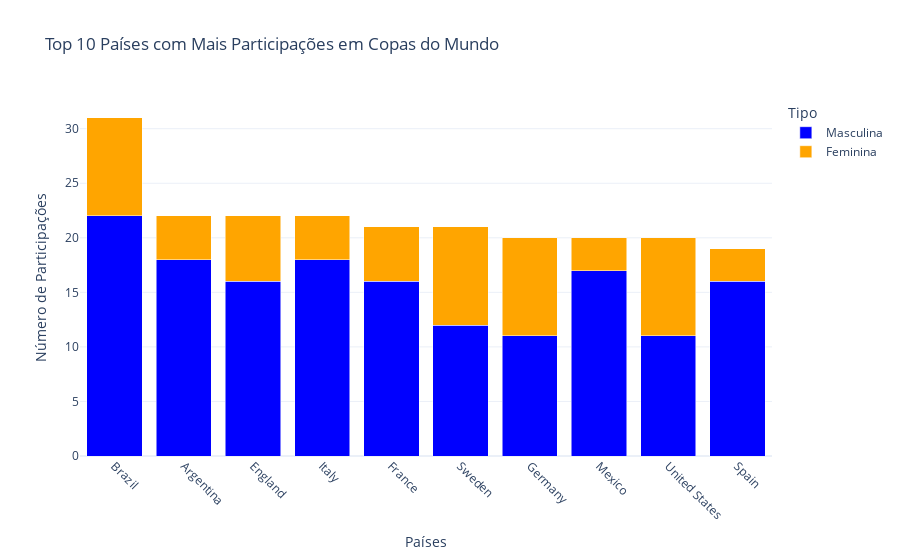

This figure's notebook cell:
### Code cell
#### solução com plotly
fig = px.bar(
    participacoes_top10_reset,
    x="país",
    y=["Masculina", "Feminina"],
    title="Top 10 Países com Mais Participações em Copas do Mundo",
    labels={"value": "Número de Participações", "país": "Países"},
    color_discrete_map={"Masculina": "blue", "Feminina": "orange"},
)
fig.update_layout(
    barmode="stack",
    xaxis_title="Países",
    yaxis_title="Número de Participações",
    legend_title="Tipo",
    xaxis_tickangle=45,
    template="plotly_white",
)
fig.show()

### Figure 1 — Plotly figure (JSON) as saved in the notebook; plotly's stock layout.template omitted (floating-point values rounded to 4 significant figures)
{"data": [{"alignmentgroup": "True", "hovertemplate": "variable=Masculina<br>Países=%{x}<br>Número de Participações=%{y}<extra></extra>", "legendgroup": "Masculina", "marker": {"color": "blue", "pattern": {"shape": ""}}, "name": "Masculina", "offsetgroup": "Masculina", "orientation": "v", "showlegend": true, "textposition": "auto", "type": "bar", "x": ["Brazil", "Argentina", "England", "Italy", "France", "Sweden", "Germany", "Mexico", "United States", "Spain"], "xaxis": "x", "y": [22, 18, 16, 18, 16, 12, 11, 17, 11, 16], "yaxis": "y"}, {"alignmentgroup": "True", "hovertemplate": "variable=Feminina<br>Países=%{x}<br>Número de Participações=%{y}<extra></extra>", "legendgroup": "Feminina", "marker": {"color": "orange", "pattern": {"shape": ""}}, "name": "Feminina", "offsetgroup": "Feminina", "orientation": "v", "showlegend": true, "textposition": "auto", "type": "bar", "x": ["Brazil", "Argentina", "England", "Italy", "France", "Sweden", "Germany", "Mexico", "United States", "Spain"], "xaxis": "x", "y": [9, 4, 6, 4, 5, 9, 9, 3, 9, 3], "yaxis": "y"}], "layout": {"barmode": "stack", "legend": {"title": {"text": "Tipo"}, "tracegroupgap": 0}, "title": {"text": "Top 10 Países com Mais Participações em Copas do Mundo"}, "xaxis": {"anchor": "y", "domain": [0, 1], "tickangle": 45, "title": {"text": "Países"}}, "yaxis": {"anchor": "x", "domain": [0, 1], "title": {"text": "Número de Participações"}}}}
